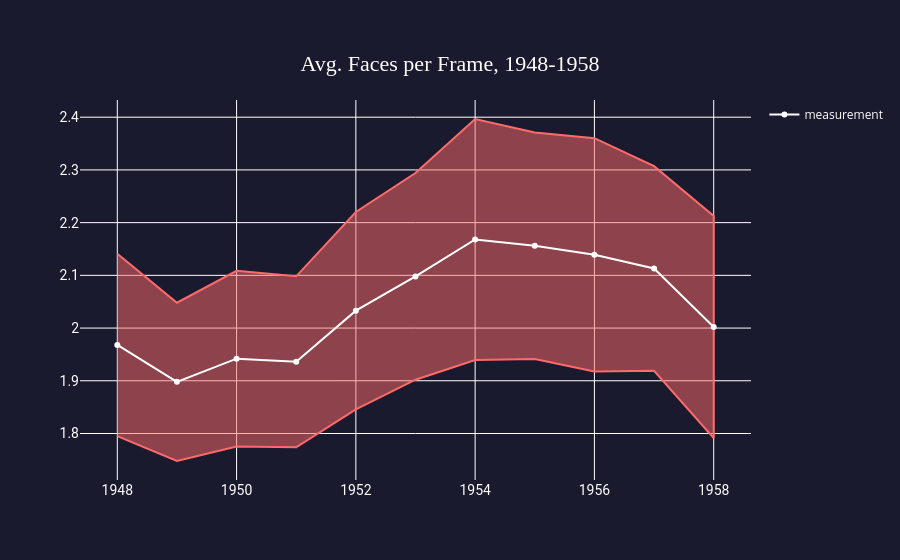

The cell this chart's notebook holds for it:
### Markdown cell above
## Density

### Code cell
x = sample_data_g['year'].tolist()
y = sample_data_g['avg_f_per_fr'].round(3)

error = y * sample_data_g['moe']
y_upper = (y + error).tolist()
y_lower = (y - error).tolist()

fig = go.Figure([
    go.Scatter(
        x=x + x[::-1],
        y=y_upper + y_lower[::-1],
        fill='toself',
        line=dict(color='#FF6B6B'),
fillcolor='rgba(255, 107, 107, 0.5)',
        hoverinfo='skip',
        showlegend=False
    ),
    go.Scatter(
        x=x, y=y.tolist(),
        line=dict(color='rgb(255, 255, 255)'),
        name='measurement'
    )
])
fig.update_layout(layout)
fig.update_layout(dict(title=dict(text="Avg. Faces per Frame, 1948-1958", y=0.9, x=0.5)))
fig.show()

### Figure 1 — Plotly figure (JSON) as saved in the notebook; plotly's stock layout.template omitted (floating-point values rounded to 4 significant figures)
{"data": [{"fill": "toself", "fillcolor": "rgba(255, 107, 107, 0.5)", "hoverinfo": "skip", "line": {"color": "#FF6B6B"}, "showlegend": false, "type": "scatter", "x": [1948, 1949, 1950, 1951, 1952, 1953, 1954, 1955, 1956, 1957, 1958, 1958, 1957, 1956, 1955, 1954, 1953, 1952, 1951, 1950, 1949, 1948], "y": [2.141, 2.048, 2.109, 2.098, 2.22, 2.294, 2.397, 2.371, 2.36, 2.307, 2.213, 1.791, 1.919, 1.918, 1.941, 1.939, 1.902, 1.846, 1.774, 1.775, 1.748, 1.795]}, {"line": {"color": "rgb(255, 255, 255)"}, "name": "measurement", "type": "scatter", "x": [1948, 1949, 1950, 1951, 1952, 1953, 1954, 1955, 1956, 1957, 1958], "y": [1.968, 1.898, 1.942, 1.936, 2.033, 2.098, 2.168, 2.156, 2.139, 2.113, 2.002]}], "layout": {"font": {"color": "white"}, "paper_bgcolor": "#1A1A2E", "plot_bgcolor": "rgba(61, 61, 61, 0)", "title": {"font": {"color": "white", "family": "Raleway", "size": 22}, "text": "Avg. Faces per Frame, 1948-1958", "x": 0.5, "xanchor": "center", "y": 0.9, "yanchor": "top"}, "xaxis": {"tickfont": {"color": "white", "family": "Roboto", "size": 14}, "title": {"font": {"color": "white", "family": "Raleway", "size": 18}, "text": ""}}, "yaxis": {"layer": "below traces", "tickfont": {"color": "white", "family": "Roboto", "size": 14}, "title": {"font": {"color": "white", "family": "Raleway", "size": 18}, "text": ""}}}}
